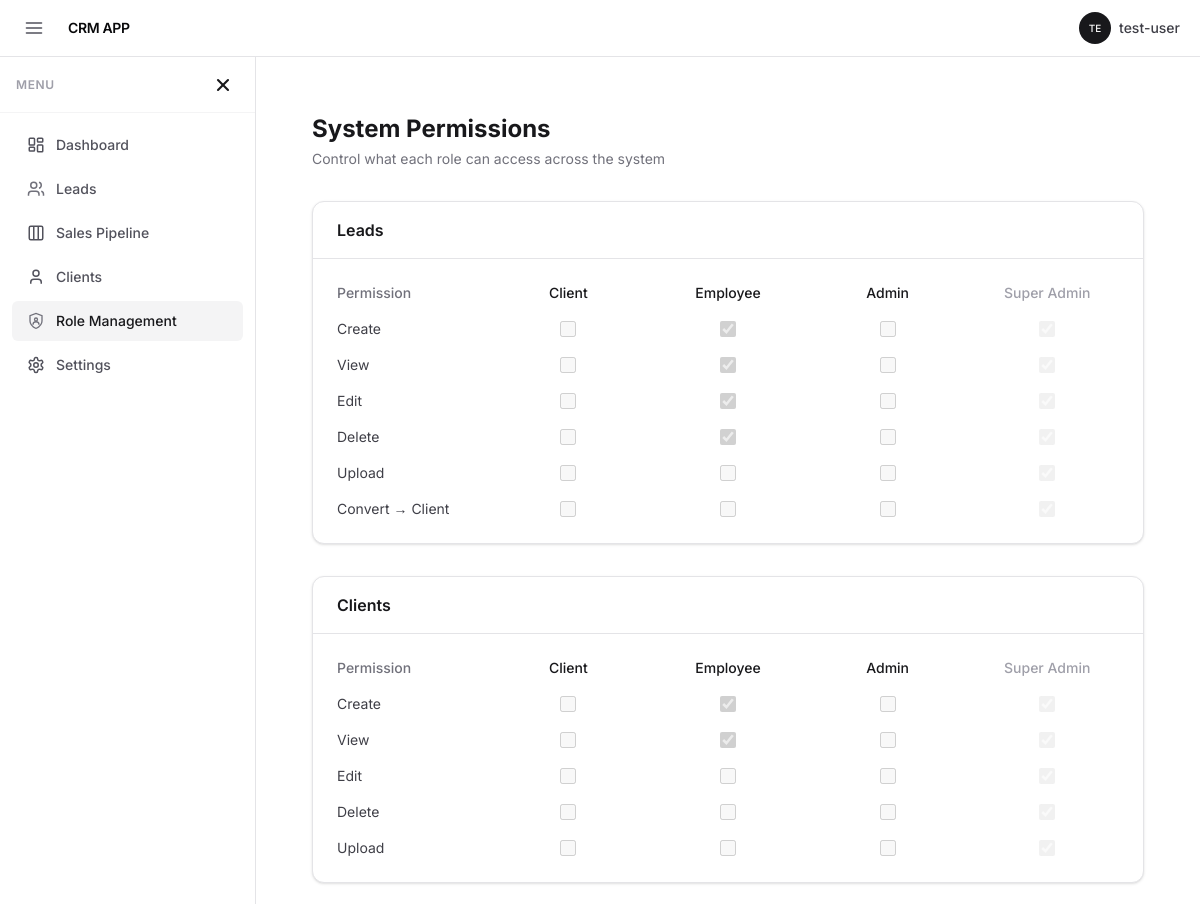
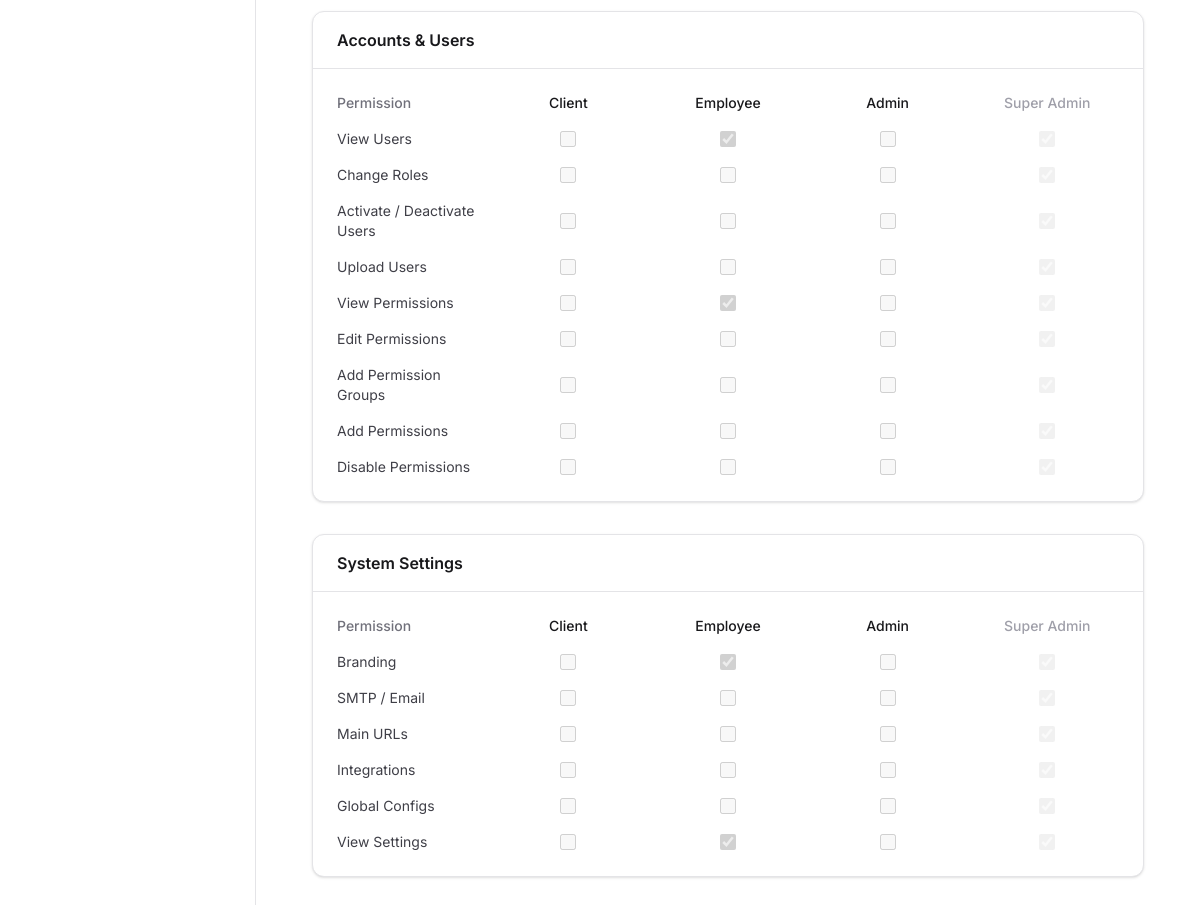
The app's page /dashboard/roles/permissions/ (signed in) with its own data (2 pictures, top to bottom).
### settings/models.py (models this page shows, shortened)
class AppSetting(models.Model):
    app_name = models.CharField(max_length=100, default="Teal CRM")
    base_url = models.URLField(blank=True, default="")
    logo = models.ImageField(
        upload_to="branding/",
        blank=True,
        null=True
    )
    smtp_host = models.CharField(max_length=255, blank=True)
    smtp_port = models.PositiveIntegerField(default=587)
    smtp_username = models.CharField(max_length=255, blank=True)
    smtp_password = models.CharField(max_length=255, blank=True)
    smtp_use_tls = models.BooleanField(default=True)
    smtp_use_ssl = models.BooleanField(default=False)
    smtp_from_email = models.EmailField(blank=True)

### roles/models.py (models this page shows, shortened)
class PermissionGroup(models.Model):
    name = models.CharField(max_length=100, unique=True)

class Permission(models.Model):
    key = models.CharField(max_length=100, unique=True)
    label = models.CharField(max_length=200)
    group = models.ForeignKey(
        PermissionGroup,
        on_delete=models.CASCADE,
        related_name="permissions",
    )
    is_active = models.BooleanField(default=True)
    deleted_by = models.ForeignKey(
        User, null=True, blank=True, on_delete=models.SET_NULL, related_name="deleted_permissions"
    )
    deleted_by_role = models.CharField(max_length=50, null=True, blank=True)
    deleted_at = models.DateTimeField(null=True, blank=True)

class UserRole(models.Model):
    ROLE_CHOICES = (
        ('superadmin', 'Super Admin'),
        ('admin', 'Admin'),
        ('employee', 'Employee'),
        ('client', 'Client'),
    )
    user = models.OneToOneField(
        User,
        on_delete=models.CASCADE,
        related_name='role'
    )
    role = models.CharField(
        max_length=20,
        choices=ROLE_CHOICES,
        default='client'
    )
    created_at = models.DateTimeField(auto_now_add=True)

### roles/views.py (the view, shortened to what this page needs)
# urls.py: path("permissions/", views.permissions, name="permissions"),
@login_required
def permissions(request):
    ROLES = ["client", "employee", "admin", "superadmin"]
    if not has_permission(request.user, "accounts.permissions.view"):
        return HttpResponseForbidden("Access denied.")
    groups = PermissionGroup.objects.prefetch_related(
        models.Prefetch("permissions")
    )
    permission_matrix = {}
    for role in ROLES:
        permission_matrix[role] = set(
            RolePermission.objects.filter(
                role=role,
                allowed=True,
                permission__is_active=True
            ).values_list("permission__key", flat=True)
        )
    context = {
        "groups": groups,
        "roles": ROLES,
        "matrix": permission_matrix,
    }
    return render(request, "roles/permissions.html", context)

### crm/context_processors.py (called while the page is built)
def app_settings(request):
    setting = AppSetting.objects.first()
    return {
        'app_setting': setting
    }

### roles/templatetags/rbac.py (called while the page is built)
@register.filter
def get_item(dictionary, key):
    return dictionary.get(key)

@register.filter
def has_any(user_perms, perm_list):
    if not user_perms:
        return False
    perms = [p.strip() for p in perm_list.split(",")]
    return any(p in user_perms for p in perms)

### roles/utils.py (called while the page is built)
def has_permission(user, permission_key):
    if not user.is_authenticated:
        return False
    if hasattr(user, "role") and user.role.role == "superadmin":
        return True
    try:
        permission = Permission.objects.get(key=permission_key, is_active=True)
    except Permission.DoesNotExist:
        return False
    return RolePermission.objects.filter(
        role=user.role.role,
        permission=permission,
        allowed=True
    ).exists()

### userprofile/context_processors.py (called while the page is built)
def sidebar_visibility(request):
    auth_pages = [
        'login',
        'signup',
        'login_otp',
        'verify_login_otp',
        'forgot_password',
        'verify_otp',
        'reset_password'
    ]
    current_url_name = request.resolver_match.url_name if request.resolver_match else None
    show_shell = request.user.is_authenticated and current_url_name not in auth_pages
    return {
        'show_app_shell': show_shell
    }

### roles/templates/roles/permissions.html (shortened to what this page needs)
{% extends "core/base.html" %}
{% load rbac %}
{% block content %}
<div class="max-w-7xl mx-auto p-6">
    <div class="flex flex-col md:flex-row justify-between items-start md:items-center mb-8 gap-4">
        <div>
            <h1 class="text-2xl font-bold text-zinc-900">System Permissions</h1>
            <p class="text-sm text-zinc-500 mt-1">
                Control what each role can access across the system
            </p>
        </div>
    </div>
    <form method="post">
        <div class="space-y-8">
            {% for group in groups %}
            <div class="bg-white border border-zinc-200 rounded-xl shadow-sm overflow-hidden">
                <div class="px-6 py-4 border-b border-zinc-200 flex flex-col lg:flex-row justify-between items-center gap-4">
                    <h2 class="font-semibold text-zinc-900">{{ group.name }}</h2>
                </div>
                <div class="p-6 grid grid-cols-5 gap-4 text-sm items-center">
                    <div class="text-zinc-500 font-medium">Permission</div>
                    <div class="font-medium text-center text-zinc-900">Client</div>
                    <div class="font-medium text-center text-zinc-900">Employee</div>
                    <div class="font-medium text-center text-zinc-900">Admin</div>
                    <div class="font-medium text-center text-zinc-400">Super Admin</div>
                    {% for perm in group.permissions.all %}
                        <div class="text-zinc-700 capitalize">{{ perm.label }}</div>
                        {% for role in roles %}
                            {% if role == "superadmin" %}
                                <input type="checkbox" checked disabled
                                    class="w-4 h-4 accent-black opacity-30 justify-self-center cursor-not-allowed">
                            {% else %}
                                <input type="checkbox"
                                    name="{{ role }}_permissions"
                                    value="{{ perm.key }}"
                                    class="w-4 h-4 accent-black justify-self-center cursor-pointer"
                                    {% if perm.key in matrix|get_item:role %}checked{% endif %}
                                    {% if not request.user.role.role == "superadmin" %}
                                        {% if not request.user_perms|has_any:"settings.permissions.edit" %}
                                            disabled
                                        {% endif %}
                                    {% endif %}
                                >
                            {% endif %}
                        {% endfor %}
                    {% empty %}
                        <div class="col-span-5 text-center py-4 text-zinc-400 italic">
                            No permissions in this group yet.
                        </div>
                    {% endfor %}
                </div>
            </div>
            {% endfor %}
        </div>
    </form>
</div>
{% endblock %}

### accounts/templates/core/base.html (shortened to what this page needs)
<!doctype html>
<html lang="en">
<head>
    <script src="https://cdn.jsdelivr.net/npm/@tailwindcss/browser@4"></script>
</head>
<body class="h-screen overflow-hidden bg-white text-zinc-950 flex flex-col" x-data="{
    sidebarOpen: localStorage.getItem('sidebarOpen') !=='false',
    toggle() {
        this.sidebarOpen = !this.sidebarOpen;
        localStorage.setItem('sidebarOpen', this.sidebarOpen);
    }
  }"
>
    <header class="flex-none z-30 w-full border-b border-zinc-200 bg-white/80 backdrop-blur-md">
        <div class="flex items-center justify-between px-4 h-14">
            <div class="flex items-center gap-4">
                <button @click="sidebarOpen = !sidebarOpen"
                    class="p-2 rounded-md hover:bg-zinc-100 transition-colors cursor-pointer text-zinc-600 flex items-center justify-center">
                    <svg xmlns="http://www.w3.org/2000/svg" width="20" height="20" viewBox="0 0 24 24" fill="none"
                        stroke="currentColor" stroke-width="2" stroke-linecap="round" stroke-linejoin="round">
                        <line x1="3" x2="21" y1="6" y2="6" />
                        <line x1="3" x2="21" y1="12" y2="12" />
                        <line x1="3" x2="21" y1="18" y2="18" />
                    </svg>
                </button>
                <a href="{% url 'dashboard' %}" class="flex items-center">
                    {% if app_setting.logo %}
                    <img src="{{ app_setting.logo.url }}" alt="logo" class="h-7 w-auto object-contain">
                    {% else %}
                    <span class="text-sm font-semibold tracking-tight uppercase">
                        {{ app_setting.app_name|default:"Teal CRM" }}
                    </span>
                    {% endif %}
                </a>
            </div>
            <div class="flex items-center gap-2">
                {% if request.show_app_shell %}
                <div class="relative" x-data="{ open: false }" @mouseenter="open = true" @mouseleave="open = false">
                    <button @click="open = !open"
                        class="flex items-center gap-2 p-1 rounded-full hover:bg-zinc-100 transition cursor-pointer">
                        {% with request.user.account_profile as ap %}
                        {% if ap and ap.avatar %}
                        <img src="{{ ap.avatar.url }}" class="w-8 h-8 rounded-full object-cover">
                        {% else %}
                        <div class="w-8 h-8 rounded-full bg-zinc-900 flex items-center justify-center text-[10px] text-white font-medium uppercase">
                            {{ request.user.username|slice:":2" }}
                        </div>
                        {% endif %}
                        {% endwith %}
                        <div class="text-sm font-medium text-zinc-700 hidden sm:block">{{ request.user.username }}</div>
                    </button>
                </div>
                {% endif %}
            </div>
        </div>
    </header>
    <div class="flex flex-1 overflow-hidden">
        {% if request.show_app_shell %}
        <aside x-show="sidebarOpen" x-cloak
            class="fixed inset-y-0 left-0 z-50 w-64 bg-white border-r border-zinc-200 transition-transform md:static md:translate-x-0 flex flex-col overflow-hidden"
            :class="sidebarOpen ? 'translate-x-0' : '-translate-x-full'">
            <div class="flex-none flex items-center justify-between px-4 h-14 border-b border-zinc-100">
                <span class="text-xs font-semibold uppercase tracking-wider text-zinc-400">Menu</span>
                <button @click="sidebarOpen = false"
                    class="p-1.5 hover:bg-zinc-100 rounded-md text-zinc-900 transition-colors flex items-center justify-center">
                    <svg xmlns="http://www.w3.org/2000/svg" width="20" height="20" viewBox="0 0 24 24" fill="none"
                        stroke="currentColor" stroke-width="2.5" stroke-linecap="round" stroke-linejoin="round">
                        <line x1="18" y1="6" x2="6" y2="18" />
                        <line x1="6" y1="6" x2="18" y2="18" />
                    </svg>
                </button>
            </div>
            <nav class="flex-1 overflow-y-auto p-3 space-y-1">
                <a href="{% url 'dashboard' %}"
                    class="flex items-center px-3 py-2 rounded-md text-sm font-medium transition-colors
                    {% if request.resolver_match.url_name == 'dashboard' %} bg-zinc-100 text-zinc-900 {% else %} text-zinc-600 hover:bg-zinc-50 hover:text-zinc-900 {% endif %}">
                    <div class="w-6 h-6 flex items-center justify-center mr-2">
                        <svg width="18" height="18" viewBox="0 0 24 24" fill="none" stroke="currentColor" stroke-width="2"><rect width="7" height="9" x="3" y="3" rx="1" /><rect width="7" height="5" x="14" y="3" rx="1" /><rect width="7" height="9" x="14" y="12" rx="1" /><rect width="7" height="5" x="3" y="15" rx="1" /></svg>
                    </div>
                    Dashboard
                </a>
                {% if request.sidebar.leads %}
                <a href="{% url 'leads_list' %}"
                    class="flex items-center px-3 py-2 rounded-md text-sm font-medium transition-colors
                    {% if 'leads' in request.path %} bg-zinc-100 text-zinc-900 {% else %} text-zinc-600 hover:bg-zinc-50 hover:text-zinc-900 {% endif %}">
                    <div class="w-6 h-6 flex items-center justify-center mr-2 text-zinc-500">
                        <svg width="18" height="18" viewBox="0 0 24 24" fill="none" stroke="currentColor" stroke-width="2"><path d="M16 21v-2a4 4 0 0 0-4-4H6a4 4 0 0 0-4 4v2" /><circle cx="9" cy="7" r="4" /><path d="M22 21v-2a4 4 0 0 0-3-3.87" /><path d="M16 3.13a4 4 0 0 1 0 7.75" /></svg>
                    </div>
                    Leads
                </a>
                {% endif %}
                {% if request.sidebar.pipeline %}
                <a href="{% url 'leads_pipeline' %}"
                    class="flex items-center px-3 py-2 rounded-md text-sm font-medium transition-colors
                    {% if 'pipeline' in request.path %} bg-zinc-100 text-zinc-900 {% else %} text-zinc-600 hover:bg-zinc-50 hover:text-zinc-900 {% endif %}">
                    <div class="w-6 h-6 flex items-center justify-center mr-2">
                        <svg width="18" height="18" viewBox="0 0 24 24" fill="none" stroke="currentColor" stroke-width="2"><rect width="18" height="18" x="3" y="3" rx="2" /><path d="M9 3v18" /><path d="M15 3v18" /></svg>
                    </div>
                    Sales Pipeline
                </a>
                {% endif %}
                {% if request.sidebar.clients %}
                <a href="{% url 'clients_list' %}"
                    class="flex items-center px-3 py-2 rounded-md text-sm font-medium transition-colors
                    {% if 'clients' in request.path %} bg-zinc-100 text-zinc-900 {% else %} text-zinc-600 hover:bg-zinc-50 hover:text-zinc-900 {% endif %}">
                    <div class="w-6 h-6 flex items-center justify-center mr-2">
                        <svg width="18" height="18" viewBox="0 0 24 24" fill="none" stroke="currentColor" stroke-width="2"><path d="M19 21v-2a4 4 0 0 0-4-4H9a4 4 0 0 0-4 4v2" /><circle cx="12" cy="7" r="4" /></svg>
                    </div>
                    Clients
                </a>
                {% endif %}
                {% if request.sidebar.roles %}
                <a href="{% url 'roles:user_list' %}"
                   class="flex items-center px-3 py-2 rounded-md text-sm font-medium transition-colors
                    {% if 'roles' in request.path %} bg-zinc-100 text-zinc-900 {% else %} text-zinc-600 hover:bg-zinc-50 hover:text-zinc-900 {% endif %}">
                    <div class="w-6 h-6 flex items-center justify-center mr-2 text-zinc-500">
                        <svg width="18" height="18" viewBox="0 0 24 24" fill="none" stroke="currentColor" stroke-width="1.75"><path d="M12 22s8-4 8-10V5l-8-3-8 3v7c0 6 8 10 8 10" /><path d="M12 8a2 2 0 1 0 0 4 2 2 0 1 0 0-4" /><path d="M8 17a4 4 0 0 1 8 0" /></svg>
                    </div>
                    Role Management
                </a>
                {% endif %}
                {% if request.sidebar.settings %}
                <a href="{% url 'app_settings' %}"
                    class="flex items-center px-3 py-2 rounded-md text-sm font-medium transition-colors
                    {% if 'settings' in request.path %} bg-zinc-100 text-zinc-900 {% else %} text-zinc-600 hover:bg-zinc-50 hover:text-zinc-900 {% endif %}">
                    <div class="w-6 h-6 flex items-center justify-center mr-2">
                    </div>
                    Settings
                </a>
                {% endif %}
            </nav>
        </aside>
        {% endif %}
        <main class="flex-1 overflow-y-auto bg-white min-w-0">
            <div class="px-8 py-8">
                {% block content %}{% endblock %}
            </div>
        </main>
    </div>
</body>
</html>

### accounts/templates/core/base.html (style rules this page uses)
body { font-family: 'Inter', sans-serif; }

### records on screen
AppSetting: app_name "CRM APP"
PermissionGroup: name "Leads"
Permission: label "Create", key "☑"
Permission: label "View", key "☑"
Permission: label "Edit", key "☑"
Permission: label "Delete", key "☑"
Permission: label "Upload"
Permission: label "Convert → Client"
PermissionGroup: name "Clients"
Permission: label "Create", key "☑"
Permission: label "View", key "☑"
Permission: label "Edit"
Permission: label "Delete"
Permission: label "Upload"
PermissionGroup: name "Accounts & Users"
Permission: label "View Users", key "☑"
Permission: label "Change Roles"
Permission: label "Activate / Deactivate Users"
Permission: label "Upload Users"
Permission: label "View Permissions", key "☑"
Permission: label "Edit Permissions"
Permission: label "Add Permission Groups"
Permission: label "Add Permissions"
Permission: label "Disable Permissions"
PermissionGroup: name "System Settings"
Permission: label "Branding", key "☑"
Permission: label "SMTP / Email"
Permission: label "Main URLs"
Permission: label "Integrations"
Permission: label "Global Configs"
Permission: label "View Settings", key "☑"

### other values on screen
{{ request.user.username|slice:":2" }} "TE"
{{ request.user.username }} "test-user"
